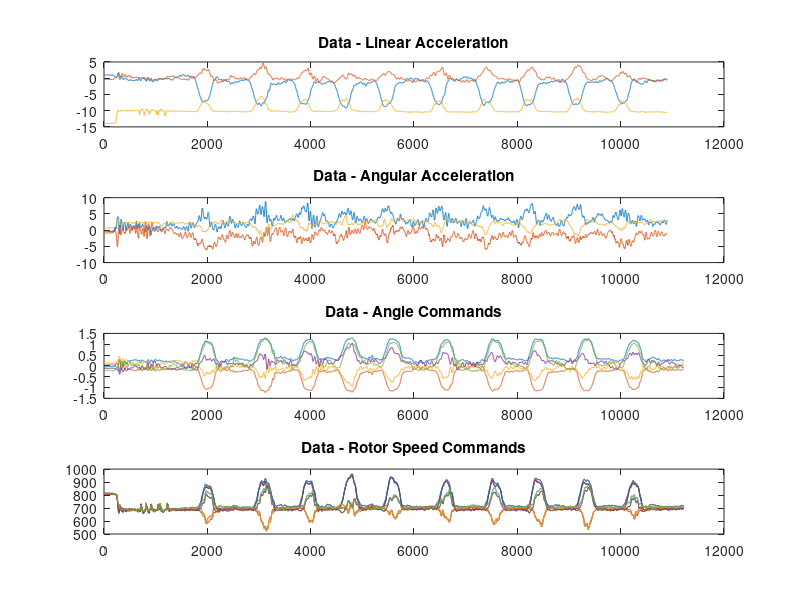

Write MATLAB code to recreate this figure. (Note: this script raises an error after producing the figure.)
%load acc
acc_des = csvread('rosbag_data/wrench_cmd.csv',1,1);
%flip xy
acc_des(:,[3 4 6 7]) = -acc_des(:,[3 4 6 7]);
%load cmds
tiltrotor_actuator_cmd = csvread('rosbag_data/tiltrotor_actuator_cmd.csv',1,1);
%align time
min_time = tiltrotor_actuator_cmd(1,1);
tiltrotor_actuator_cmd(:,1) = tiltrotor_actuator_cmd(:,1) - min_time;
acc_des(:,1) = acc_des(:,1) - min_time;
%separate alpha and omega
alpha_cmd = tiltrotor_actuator_cmd(:,1:7);
omega_cmd = tiltrotor_actuator_cmd(:,[1,8:19]);

%%
close all

h = figure()
set(h,'WindowStyle','docked')

subplot(4,1,1)
plot(acc_des(:,2:4))
title('Data - Linear Acceleration')

subplot(4,1,2)
plot(acc_des(:,5:7))
title('Data - Angular Acceleration')

subplot(4,1,3)
plot(alpha_cmd(:,2:6))
title('Data - Angle Commands')

subplot(4,1,4)
plot(omega_cmd(:,2:13))
title('Data - Rotor Speed Commands')

%% Convert Accelerations to Forces

params = OMAVparameters();

wrench_des = zeros(size(acc_des));
for i = 1:size(acc_des,1)
    wrench_des(i,1) = acc_des(i,1);
    wrench_des(i,2:7) = accel_to_wrench(acc_des(i,2:7))';
end

%% Old Pipeline

n = size(wrench_des,1);
time = wrench_des(:,1);

A = get_A();


%allocate

alphas_t = zeros(n,7);
omegas_t = zeros(n,13);
wrench_out_t = zeros(n,7);
alphas_t(:,1) = time;
omegas_t(:,1) = time;
wrench_out_t(:,1) = time;

for i = 1:n
    wrench_cmd = wrench_des(i,2:7)';
    
    X = get_X(A,wrench_cmd);
    [alphas, omegas_sq] = get_projections(X);
    
    alphas_t(i,2:7) = alphas';
    omegas_t(i,2:13) = (sqrt(omegas_sq))';
    
    B = get_B(alphas);
    
    wrench_out_t(i,2:7) = (B*omegas_sq)';
end

%% New Pipeline

n = size(wrench_des,1);
time = wrench_des(:,1);

A = get_A();


%allocate

alphas_t = zeros(n,7);
omegas_t = zeros(n,13);
wrench_out_t = zeros(n,7);
alphas_t(:,1) = time;
omegas_t(:,1) = time;
wrench_out_t(:,1) = time;

for i = 1:n
    wrench_cmd = wrench_des(i,2:7)';
    
    X = get_X(A,wrench_cmd);
    [alphas, ~] = get_projections(X);
    
    B = get_B(alphas);
    omegas_sq = get_omegasq(B,wrench_cmd);
    
    alphas_t(i,2:7) = alphas';
    omegas_t(i,2:13) = (sqrt(omegas_sq))';
    
    B = get_B(alphas);
    
    wrench_out_t(i,2:7) = (B*omegas_sq)';
end

%% Plot Accelerations and Wrenches

subplot(4,1,1)
plot(acc_des(:,2:4))
title('Data - Linear Acceleration')

subplot(4,1,2)
plot(wrench_des(:,2:4))
title('Data - Forces')

subplot(4,1,3)
plot(acc_des(:,5:7))
title('Data - Angular Acceleration')

subplot(4,1,4)
plot(wrench_des(:,5:7))
title('Data - Torques')

%% Plot Compare Desired and Allocation

subplot(4,1,1)
plot(wrench_des(:,2:4))
title('Data - Forces')

subplot(4,1,2)
plot(wrench_out_t(:,2:4))
title('Alloc - Forces')

subplot(4,1,3)
plot(wrench_des(:,5:7))
title('Data - Torques')

subplot(4,1,4)
plot(wrench_out_t(:,5:7))
title('Alloc - Torques')

%% Plot Compare Alpha

subplot(4,1,1)
plot(alpha_cmd(:,2:7))
title('Data - Alphas')

subplot(4,1,2)
plot(alphas_t(:,2:7))
title('Alloc - Alphas')

subplot(4,1,3)
plot(omega_cmd(:,2:13))
title('Data - Omegas')
ylim([400,1000])

subplot(4,1,4)
plot(omegas_t(:,2:13))
title('Alloc - Omegas')
ylim([400,1000])